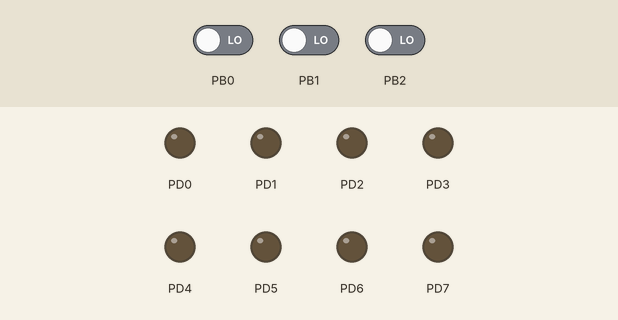
Simulated run of this program. Board: ATmega32, built with avr-gcc and emulated at 8 MHz. Shown: output pins drawn as LEDs (lit = HIGH). Dashed ring = blinking. The inputs (shaded band) are chosen by the test bench; at power-on: PB0 LOW, PB1 LOW, PB2 LOW.

Above: at 1.2 s.
1.3 s: PB0 driven HIGH
At 1.7 s:
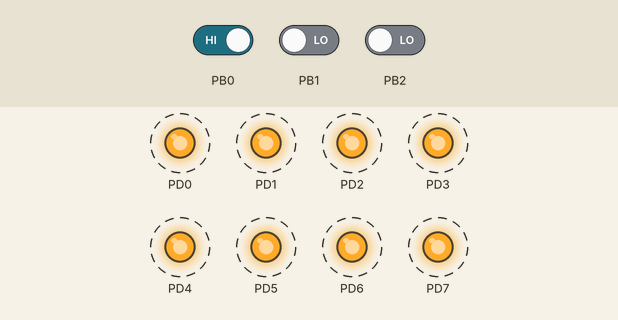
4.3 s: PB1 driven HIGH
At 4.42 s:
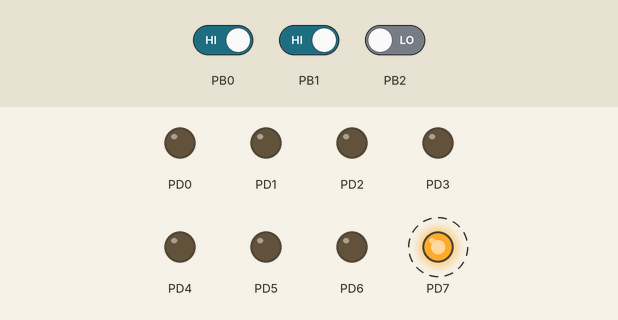
7.3 s: PB2 driven HIGH
At 8.4 s:
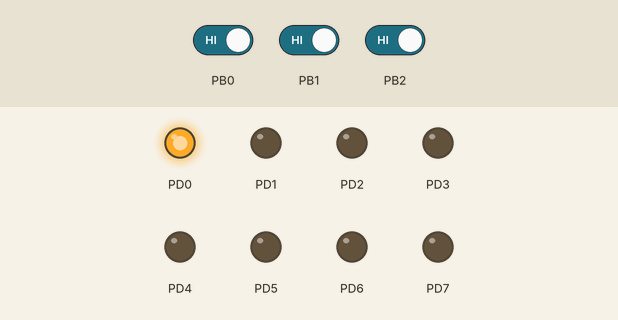
10.3 s: PB0 driven LOW
At 12.32 s:
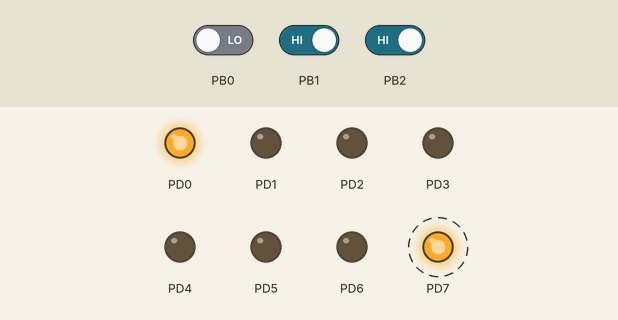
13.3 s: PB1 driven LOW
At 13.9 s:
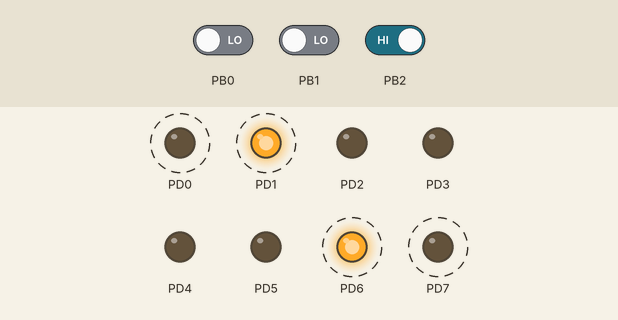
16.3 s: PB2 driven LOW
At 16.6 s:
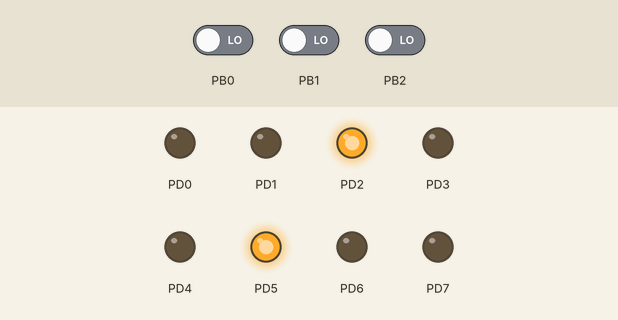
Timing chart, 0 to 19.3 s (numbered marks = the images above; inputs shaded):
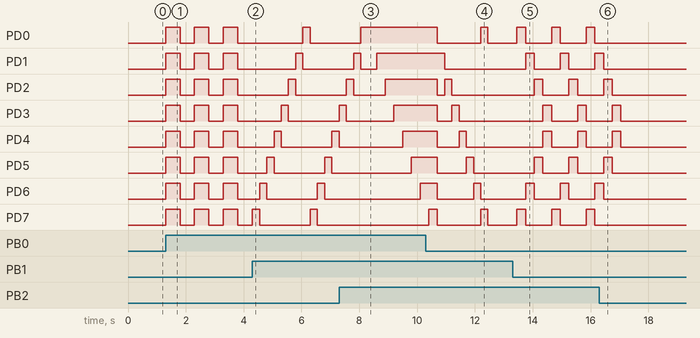

The program:

main.c
```c
/*
 * main.c
 *
 *  Created on: Feb 22, 2024
 *      Author: Hassan Bahnasy
 */
#include <avr/io.h>
#include <util/delay.h>
/**********MACROS FOR PORTS*********/
#define LED_PORT PORTD
#define DIP_PIN  PINB
#define DIP_SW1 ((PINB >> 0)&1)
#define DIP_SW2 ((PINB >> 1)&1)
#define DIP_SW3 ((PINB >> 2)&1)
/***********************************/
/**********MACROS FOR DELAYS*********/
#define FLASHING_DELAY 500
#define SHIFT_DELAY 250
#define CONVERGE_DIVERGE_DELAY 300
#define PING_PONG_DELAY 250
#define SNAKE_DELAY 300
/***********************************/
/**********APIs********************/
void Init();
int get_DIP_val();
void FlashingAnimation();
void ShiftLeftAnimation();
void ShiftRightAnimation();
void ConvergingAnimation();
void DivergingAnimation();
void PingPongAnimation();
void SnakeAnimation();
/***********************************/
unsigned char DIP_VALUE;
int main()
{
	//Initialization
	Init();
	//Super loop
	while(1)
	{
		switch(get_DIP_val())
		{
		case 0:
			PORTD = 0x00;
			break;
		case 1:
			FlashingAnimation();
			break;
		case 2:
			ShiftLeftAnimation();
			break;
		case 3:
			ShiftRightAnimation();
			break;
		case 4:
			ConvergingAnimation();
			break;
		case 5:
			DivergingAnimation();
			break;
		case 6:
			PingPongAnimation();
			break;
		case 7:
			SnakeAnimation();
			break;
		}

	}
	return 0;
}

void Init()
{
	DDRD = 0xFF; //Set PORTD as output
	PORTD = 0x00; //Initialize PORTD with all LEDs off
	DDRB = 0x00; //Set PORTB as input
	PORTB = 0x00; //Disable pull up resistor

}
int get_DIP_val()
{
	if((DIP_SW1) && (!DIP_SW2) && (!DIP_SW3))
	{
		return DIP_VALUE = 1;
	}
	else if((!DIP_SW1) && (DIP_SW2) && (!DIP_SW3))
	{
		return DIP_VALUE = 2;
	}
	else if((DIP_SW1) && (DIP_SW2) && (!DIP_SW3))
	{
		return DIP_VALUE = 3;
	}
	else if((!DIP_SW1) && (!DIP_SW2) && (DIP_SW3))
	{
		return DIP_VALUE = 4;
	}
	else if((DIP_SW1) && (!DIP_SW2) && (DIP_SW3))
	{
		return DIP_VALUE = 5;
	}
	else if((!DIP_SW1) && (DIP_SW2) && (DIP_SW3))
	{
		return DIP_VALUE = 6;
	}
	else if((DIP_SW1) && (DIP_SW2) && (DIP_SW3))
	{
		return DIP_VALUE = 7;
	}
	else
	{
		return DIP_VALUE = 0;
	}
	return DIP_VALUE;
}
void FlashingAnimation()
{
	LED_PORT = 0x00;
	while (get_DIP_val() == 1) // Loop until DIP switch 1 is activated
	{
		LED_PORT ^= 0xFF; // Toggle all LEDs
		_delay_ms(FLASHING_DELAY);
	}
}
void ShiftLeftAnimation()
{
	LED_PORT = 0x01; // Initialize LEDs with one LED on
	unsigned char i;
	unsigned char Animation[8]=
	{
			0b00000001,
			0b00000010,
			0b00000100,
			0b00001000,
			0b00010000,
			0b00100000,
			0b01000000,
			0b10000000
	};
	while (get_DIP_val() == 2)
	{ // Loop until DIP switch 2 is activated
		for(i = 0; i < 8 ; i++)
		{
		LED_PORT = Animation[i]; // Shift left
		_delay_ms(SHIFT_DELAY);
		}
	}
}
void ShiftRightAnimation()
{
	LED_PORT = 0x80; // Initialize LEDs with one LED on
	unsigned char i;
	unsigned char Animation[8]=
	{
			0b10000000,
			0b01000000,
			0b00100000,
			0b00010000,
			0b00001000,
			0b00000100,
			0b00000010,
			0b00000001
	};
	while (get_DIP_val() == 3)
	{// Loop until DIP switches 1 and 2 are activated
		for(i = 0;i < 8; i++)
		{
			LED_PORT = Animation[i]; ; // Shift right
			_delay_ms(SHIFT_DELAY);
		}
	}
}
void ConvergingAnimation()
{
	LED_PORT = 0x00;// Initialize LEDs off
	unsigned char i;
	while (get_DIP_val() == 4)
	{// Loop until DIP switch 3 are activated
		for (i = 0; i < 4; ++i)
		{
			LED_PORT |= ((1<<i) | (1<<(7-i)));
			_delay_ms(CONVERGE_DIVERGE_DELAY);
			LED_PORT = 0x00;
		}
	}

}
void DivergingAnimation()
{
	LED_PORT = 0x18; // Initialize LEDs with two middle LEDs on
	signed char i;
	    while (get_DIP_val() == 5) {
	    	// Loop until DIP switches 1 and 3 are activated
			for (i = 3; i >= 0 ; --i)
			{
				LED_PORT |= ((1<<i) | (1<<(7-i)));
				_delay_ms(CONVERGE_DIVERGE_DELAY);
				LED_PORT = 0x00;
			}
	    }
}
void PingPongAnimation()
{
    LED_PORT = 0x01; // Initialize LEDs with one LED on
    while (get_DIP_val() == 6)
    { // Loop until DIP switches 2 and 3 are activated
        LED_PORT = (LED_PORT << 1) ^ (LED_PORT >> 6); // Ping-pong effect
        _delay_ms(PING_PONG_DELAY);
    }
}
void SnakeAnimation()
{
    //LED_PORT = 0x01; // Initialize LEDs with one LED on
    while (get_DIP_val() == 7)
    { // Loop until all DIP switches are activated
    	LED_PORT = 0x01;// Initialize LEDs with one LED on in loop to save first led on
        for (int i = 0; i < 8; i++) {
            LED_PORT |= (1<<i) ; // Incrementing (snake effect)
            _delay_ms(SNAKE_DELAY);
        }
    }
}
```

Measured:
- after the input at 1.3 s, PD0–7: alternates HIGH for 0.50 s and LOW for 0.50 s, starting at once
- after the input at 4.3 s, PD5: alternates HIGH for 0.25 s and LOW for 1.8 s, starting after 0.50 s; PD6: alternates HIGH for 0.25 s and LOW for 1.8 s, starting after 0.25 s; PD7: HIGH → LOW after 0.25 s, → HIGH 1.8 s later, → LOW 0.25 s later
- after the input at 7.3 s, PD0: goes on until 8.1 s, then stays HIGH; PD7: stays LOW (without the input it goes to HIGH after 1.0 s)
- after the input at 10.3 s, PD0: HIGH → LOW after 0.40 s, → HIGH 1.5 s later, → LOW 0.25 s later; PD7: LOW → HIGH after 1.9 s, → LOW 0.25 s later
- after the input at 13.3 s, PD0, PD7: alternates HIGH for 0.30 s and LOW for 0.90 s, starting after 0.15 s; PD1, PD6: alternates HIGH for 0.30 s and LOW for 0.90 s, starting after 0.45 s; PD2, PD5: alternates HIGH for 0.30 s and LOW for 0.90 s, starting after 0.75 s; PD3, PD4: alternates HIGH for 0.30 s and LOW for 0.90 s, starting after 1.1 s
- after the input at 16.3 s, PD0, PD7: stops changing and stays LOW; PD1, PD6: goes on until 16.5 s, then stays LOW; PD2, PD5: goes on until 16.8 s, then stays LOW; PD3, PD4: goes on until 17.1 s, then stays LOW
